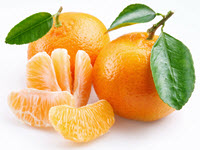
#> input picture fruit.jpg, 200 x 150 px
$ python Example_GeneticAlgorithm.py
#> lines starting #> are read from the running program, lines starting #| are printed output that depends on the picture; long printed decimals are rounded
### GARI.py
import numpy
import matplotlib.pyplot
import itertools
import functools
import operator
import random

"""
This work introduces a simple project called GARI (Genetic Algorithm for Reproducing Images).
GARI reproduces a single image using Genetic Algorithm (GA) by evolving pixel values.

This project works with both color and gray images without any modifications.
Just give the image path.
Using three parameters, we can customize it to statisfy our need.
The parameters are:
    1) Population size. I.e. number of individuals pepr population.
    2) Mating pool size. I.e. Number of selected parents in the mating pool.
    3) Mutation percentage. I.e. number of genes to change their values.

Value encoding used for representing the input.
Crossover is applied by exchanging half of genes from two parents.
Mutation is applied by randomly changing the values of randomly selected
predefined percent of genes from the parents chromosome.

This project is implemented using Python 3.5 by Ahmed F. Gad.
Contact info:
ahmed.fawzy@ci.menofia.edu.eg
https://www.linkedin.com/in/ahmedfgad/
"""

def img2chromosome(img_arr):
    """
    First step in GA is to represent/encode the input as a sequence of characters.
    The encoding used is value encoding by giving each gene in the
    chromosome its actual value in the image.
    Image is converted into a chromosome by reshaping it as a single row vector.
    """
    chromosome = numpy.reshape(a=img_arr,
                               newshape=(functools.reduce(operator.mul,
                                                          img_arr.shape)))
    return chromosome

def initial_population(img_shape, n_individuals=8):
    """
    Creating an initial population randomly.
    """
    # Empty population of chromosomes accoridng to the population size specified.
    init_population = numpy.empty(shape=(n_individuals,
                                  functools.reduce(operator.mul, img_shape)),
                                  dtype=numpy.uint8)
    for indv_num in range(n_individuals):
        # Randomly generating initial population chromosomes genes values.
        init_population[indv_num, :] = numpy.random.random(
                                functools.reduce(operator.mul, img_shape))*256
    return init_population

def chromosome2img(chromosome, img_shape):
    """
    First step in GA is to represent the input in a sequence of characters.
    The encoding used is value encoding by giving each gene in the chromosome
    its actual value.
    """
    img_arr = numpy.reshape(a=chromosome, newshape=img_shape)
    return img_arr

def fitness_fun(target_chrom, indiv_chrom):
    """
    Calculating the fitness of a single solution.
    The fitness is basicly calculated using the sum of absolute difference
    between genes values in the original and reproduced chromosomes.
    """
    quality = numpy.mean(numpy.abs(target_chrom-indiv_chrom))
    """
    Negating the fitness value to make it increasing rather than decreasing.
    Actually the next line adds nothing but it exists just because it is known
    that the fitness values are increasing not decreasing.
    """
    quality = numpy.sum(target_chrom) - quality
    return quality

def cal_pop_fitness(target_chrom, pop):
    """
    This method calculates the fitness of all solutions in the population.
    """
    qualities = numpy.zeros(pop.shape[0])
    for indv_num in range(pop.shape[0]):
        # Calling fitness_fun(...) to get the fitness of the current solution.
        qualities[indv_num] = fitness_fun(target_chrom, pop[indv_num, :])
    return qualities

def select_mating_pool(pop, qualities, num_parents):
    """
    Selects the best individuals in the current generation, according to the
    number of parents specified, for mating and generating a new better population.
    """
    parents = numpy.empty((num_parents, pop.shape[1]), dtype=numpy.uint8)
    for parent_num in range(num_parents):
        # Retrieving the best unselected solution.
        max_qual_idx = numpy.where(qualities == numpy.max(qualities))
        max_qual_idx = max_qual_idx[0][0]
        # Appending the currently selected
        parents[parent_num, :] = pop[max_qual_idx, :]
        """
        Set quality of selected individual to a negative value to not get
        selected again. Algorithm calcululations will just make qualities >= 0.
        """
        qualities[max_qual_idx] = -1
    return parents

def crossover(parents, img_shape, n_individuals=8):
    """
    Applying crossover operation to the set of currently selected parents to
    create a new generation.
    """
    new_population = numpy.empty(shape=(n_individuals,
                                        functools.reduce(operator.mul, img_shape)),
                                        dtype=numpy.uint8)

    """
    Selecting the best previous parents to be individuals in the new generation.

    **Question** Why using the previous parents in the new population?
    It is recommened to use the previous best solutions (parents) in the new
    generation in addition to the offspring generated from these parents and
    not use just the offspring.
    The reason is that the offspring may not produce the same fitness values
    generated by their parents. Offspring may be worse than their parents.
    As a result, if none of the offspring are better, the previous generations
    winners will be reselected until getting a better offspring.
    """
    #Previous parents (best elements).
    new_population[0:parents.shape[0], :] = parents


    # Getting how many offspring to be generated. If the population size is 8 and number of parents mating is 4, then number of offspring to be generated is 4.
    num_newly_generated = n_individuals-parents.shape[0]
    # Getting all possible permutations of the selected parents.
    parents_permutations = list(itertools.permutations(iterable=numpy.arange(0, parents.shape[0]), r=2))
    # Randomly selecting the parents permutations to generate the offspring.
    selected_permutations = random.sample(range(len(parents_permutations)),
                                          num_newly_generated)

    comb_idx = parents.shape[0]
    for comb in range(len(selected_permutations)):
        # Generating the offspring using the permutations previously selected randmly.
        selected_comb_idx = selected_permutations[comb]
        selected_comb = parents_permutations[selected_comb_idx]

        # Applying crossover by exchanging half of the genes between two parents.
        half_size = numpy.int32(new_population.shape[1]/2)
        new_population[comb_idx+comb, 0:half_size] = parents[selected_comb[0],
                                                             0:half_size]
        new_population[comb_idx+comb, half_size:] =  parents[selected_comb[1],
                                                             half_size:]

    return new_population

def mutation(population, num_parents_mating, mut_percent):
    """
    Applying mutation by selecting a predefined percent of genes randomly.
    Values of the randomly selected genes are changed randmly.
    """
    for idx in range(num_parents_mating, population.shape[0]):
        # A predefined percent of genes are selected randomly.
        rand_idx = numpy.uint32(numpy.random.random(size=numpy.uint32(mut_percent/100*population.shape[1]))
                                                    *population.shape[1])
        # Changing the values of the selected genes randomly.
        new_values = numpy.uint8(numpy.random.random(size=rand_idx.shape[0])*256)
        # Updating population after mutation.
        population[idx, rand_idx] = new_values
    return population

def save_images(curr_iteration, qualities, new_population, im_shape,
                save_point, save_dir):
    """
    Saving best solution in a given generation as an image in the specified directory.
    Images are saved accoirding to stop points to avoid saving images from
    all generations as saving mang images will make the algorithm slow.
    """
    if(numpy.mod(curr_iteration, save_point)==0):
        # Selecting best solution (chromosome) in the generation.
        best_solution_chrom = new_population[numpy.where(qualities ==
                                                         numpy.max(qualities))[0][0], :]
        # Decoding the selected chromosome to return it back as an image.
        best_solution_img = chromosome2img(best_solution_chrom, im_shape)
        # Saving the image in the specified directory.
        matplotlib.pyplot.imsave(save_dir+'solution_'+str(curr_iteration)+'.png', best_solution_img)

def show_indivs(individuals, im_shape):
    """
    Show all individuals as image in a single graph.
    """
    num_ind = individuals.shape[0]
    fig_row_col = 1
    for k in range(1, numpy.uint16(individuals.shape[0]/2)):
        if numpy.floor(numpy.power(k, 2)/num_ind) == 1:
            fig_row_col = k
            break
    fig1, axis1 = matplotlib.pyplot.subplots(fig_row_col, fig_row_col)

    curr_ind = 0
    for idx_r in range(fig_row_col):
        for idx_c in range(fig_row_col):
            if(curr_ind>=individuals.shape[0]):
                break
            else:
                curr_img = chromosome2img(individuals[curr_ind, :], im_shape)
                axis1[idx_r, idx_c].imshow(curr_img)
                curr_ind = curr_ind + 1

### Example_GeneticAlgorithm.py
import os
import sys
import numpy
import skimage.io, skimage.color, skimage.exposure
import itertools
import GARI

"""
Reproduce a single image using Genetic Algorithm (GA) by evolving
single pixel values.

This project works with both color and gray images without any modifications.
Just give the image path.
Using three parameters, we can customize it to statisfy our need.
The parameters are:
    1) Population size. I.e. number of individuals pepr population.
    2) Mating pool size. I.e. Number of selected parents in the mating pool.
    3) Mutation percentage. I.e. number of genes to change their values.

Value encoding used for representing the input.
Crossover is applied by exchanging half of genes from two parents.
Mutation is applied by randomly changing the values of randomly selected
predefined percent of genes from the parents chromosome.

This project is implemented using Python 3.5 by Ahmed F. Gad.
Contact info:
ahmed.fawzy@ci.menofia.edu.eg
https://www.linkedin.com/in/ahmedfgad/
"""

# Reading target image to be reproduced using Genetic Algorithm (GA).
target_im = skimage.io.imread(fname='fruit.jpg')
#> target_im is the input picture: shape (150, 200, 3); mean R, G, B 221.2, 191.9, 141.1
# Target image after enconding. Value encoding is used.
target_chromosome = GARI.img2chromosome(target_im)

# Population size
sol_per_pop = 8
# Mating pool size
num_parents_mating = 4
# Mutation percentage
mutation_percent = .01

"""
There might be inconsistency between the number of selected mating parents and
number of selected individuals within the population.
In some cases, the number of mating parents are not sufficient to
reproduce a new generation. If that occurred, the program will stop.
"""
num_possible_permutations = len(list(itertools.permutations(iterable=numpy.arange(0,
                                                            num_parents_mating), r=2)))
num_required_permutations = sol_per_pop-num_possible_permutations
if(num_required_permutations>num_possible_permutations):
    print(
    "\n*Inconsistency in the selected populatiton size or number of parents.*"
    "\nImpossible to meet these criteria.\n"
    )
    sys.exit(1)


# Creating an initial population randomly.
new_population = GARI.initial_population(img_shape=target_im.shape,
                                         n_individuals=sol_per_pop)

for iteration in range(200):
    # Measing the fitness of each chromosome in the population.
    qualities = GARI.cal_pop_fitness(target_chromosome, new_population)
    print('Quality : ', numpy.max(qualities), ', Iteration : ', iteration)

    # Selecting the best parents in the population for mating.
    parents = GARI.select_mating_pool(new_population, qualities,
                                      num_parents_mating)

    # Generating next generation using crossover.
    new_population = GARI.crossover(parents, target_im.shape,
                                    n_individuals=sol_per_pop)

    """
    Applying mutation for offspring.
    Mutation is important to avoid local maxima. Avoiding mutation makes
    the GA falls into local maxima.
    Also mutation is important as it adds some little changes to the offspring.
    If the previous parents have some common degaradation, mutation can fix it.
    Increasing mutation percentage will degarde next generations.
    """
    new_population = GARI.mutation(new_population, num_parents_mating, mut_percent=mutation_percent)
    """
    Save best individual in the generation as an image for later visualization.
    """
    GARI.save_images(iteration, qualities, new_population, target_im.shape,
                     save_point=500, save_dir=os.curdir+'//')
#> this loop made 200 passes
#| Quality :  16624791.135 , Iteration :  0
#| Quality :  16624791.135 , Iteration :  1
#| Quality :  16624791.140 , Iteration :  2
#| Quality :  16624791.140 , Iteration :  3
#| Quality :  16624791.140 , Iteration :  4
#| Quality :  16624791.142 , Iteration :  5
#| Quality :  16624791.143 , Iteration :  6
#| Quality :  16624791.151 , Iteration :  7
#> (further printed lines are left out)
#> pass 1, in chromosome2img, `img_arr = numpy.reshape(a=chromosome, newshape=img_shape)`:
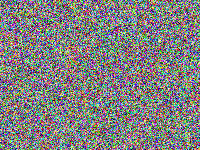
#> img_arr: shape (150, 200, 3); mean of channels 0, 1, 2 128.5, 127.7, 128; drawn as R, G, B

# Display the final generation
GARI.show_indivs(new_population, target_im.shape)
#> the loop in show_indivs, `for idx_r in range(fig_row_col):` made 3 passes
#> pass 1, in chromosome2img (call 2), `img_arr = numpy.reshape(a=chromosome, newshape=img_shape)`:
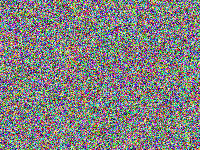
#> img_arr: shape (150, 200, 3); mean of channels 0, 1, 2 128.8, 127.9, 128.1; drawn as R, G, B
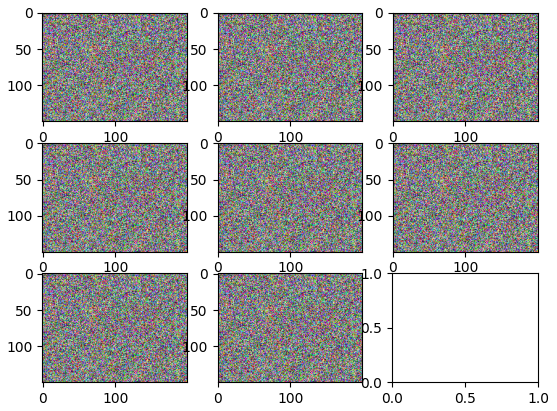
#> figure drawn by matplotlib, 8 panels
